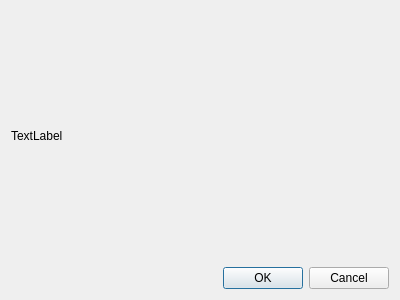
<?xml version="1.0" encoding="UTF-8"?>
<ui version="4.0">
 <class>MyDesignerDialog</class>
 <widget class="QDialog" name="MyDesignerDialog">
  <property name="geometry">
   <rect>
    <x>0</x>
    <y>0</y>
    <width>400</width>
    <height>300</height>
   </rect>
  </property>
  <property name="windowTitle">
   <string>Dialog</string>
  </property>
  <layout class="QVBoxLayout" name="verticalLayout">
   <item>
    <widget class="QLabel" name="label">
     <property name="text">
      <string>TextLabel</string>
     </property>
    </widget>
   </item>
   <item>
    <widget class="QDialogButtonBox" name="buttonBox">
     <property name="orientation">
      <enum>Qt::Orientation::Horizontal</enum>
     </property>
     <property name="standardButtons">
      <set>QDialogButtonBox::StandardButton::Cancel|QDialogButtonBox::StandardButton::Ok</set>
     </property>
    </widget>
   </item>
  </layout>
 </widget>
 <resources/>
 <connections>
  <connection>
   <sender>buttonBox</sender>
   <signal>accepted()</signal>
   <receiver>MyDesignerDialog</receiver>
   <slot>accept()</slot>
   <hints>
    <hint type="sourcelabel">
     <x>248</x>
     <y>254</y>
    </hint>
    <hint type="destinationlabel">
     <x>157</x>
     <y>274</y>
    </hint>
   </hints>
  </connection>
  <connection>
   <sender>buttonBox</sender>
   <signal>rejected()</signal>
   <receiver>MyDesignerDialog</receiver>
   <slot>reject()</slot>
   <hints>
    <hint type="sourcelabel">
     <x>316</x>
     <y>260</y>
    </hint>
    <hint type="destinationlabel">
     <x>286</x>
     <y>274</y>
    </hint>
   </hints>
  </connection>
 </connections>
</ui>
